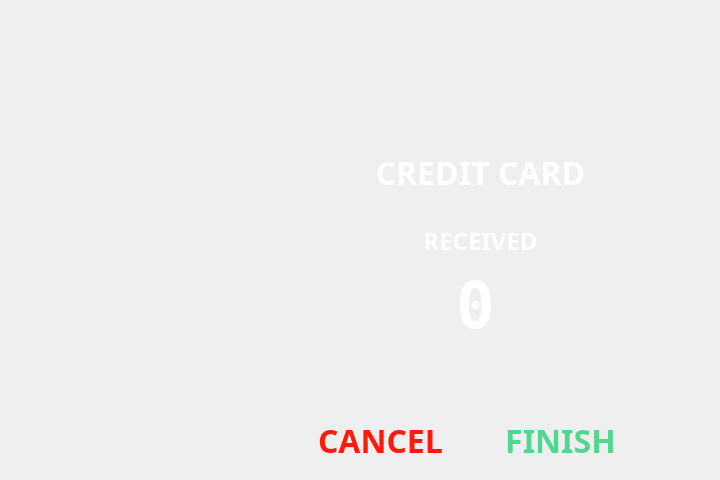
     <widget class="QWidget" name="page_card">
      <widget class="QLabel" name="creditcardLabel">
       <property name="geometry">
        <rect>
         <x>280</x>
         <y>150</y>
         <width>401</width>
         <height>41</height>
        </rect>
       </property>
       <property name="font">
        <font>
         <family>Avenir Next</family>
         <pointsize>24</pointsize>
         <weight>75</weight>
         <bold>true</bold>
        </font>
       </property>
       <property name="styleSheet">
        <string notr="true">color: rgb(255, 255, 255);
background-color: rgba(255, 255, 255, 0);</string>
       </property>
       <property name="text">
        <string>CREDIT CARD</string>
       </property>
       <property name="alignment">
        <set>Qt::AlignHCenter|Qt::AlignTop</set>
       </property>
      </widget>
      <widget class="QLabel" name="totalLabel_5">
       <property name="geometry">
        <rect>
         <x>380</x>
         <y>220</y>
         <width>201</width>
         <height>41</height>
        </rect>
       </property>
       <property name="font">
        <font>
         <family>Avenir Next</family>
         <pointsize>18</pointsize>
         <weight>75</weight>
         <bold>true</bold>
        </font>
       </property>
       <property name="styleSheet">
        <string notr="true">color: rgb(255, 255, 255);
background-color: rgba(255, 255, 255, 0);</string>
       </property>
       <property name="text">
        <string>RECEIVED</string>
       </property>
       <property name="alignment">
        <set>Qt::AlignCenter</set>
       </property>
      </widget>
      <widget class="QLabel" name="receiveCnt_card">
       <property name="geometry">
        <rect>
         <x>240</x>
         <y>260</y>
         <width>471</width>
         <height>91</height>
        </rect>
       </property>
       <property name="font">
        <font>
         <family>Inconsolata</family>
         <pointsize>48</pointsize>
         <weight>75</weight>
         <bold>true</bold>
        </font>
       </property>
       <property name="styleSheet">
        <string notr="true">color: rgb(255, 255, 255);</string>
       </property>
       <property name="text">
        <string>0</string>
       </property>
       <property name="alignment">
        <set>Qt::AlignCenter</set>
       </property>
      </widget>
      <widget class="QLabel" name="finishbn_card">
       <property name="geometry">
        <rect>
         <x>470</x>
         <y>410</y>
         <width>181</width>
         <height>61</height>
        </rect>
       </property>
       <property name="font">
        <font>
         <family>Avenir Next</family>
         <pointsize>24</pointsize>
         <weight>75</weight>
         <bold>true</bold>
        </font>
       </property>
       <property name="styleSheet">
        <string notr="true">color: rgb(80,216,144);
background-color:rgba(0, 255, 0, 0);</string>
       </property>
       <property name="text">
        <string>FINISH</string>
       </property>
       <property name="alignment">
        <set>Qt::AlignCenter</set>
       </property>
       <property name="margin">
        <number>0</number>
       </property>
       <property name="indent">
        <number>-1</number>
       </property>
      </widget>
      <widget class="QLabel" name="cancelbn_card">
       <property name="geometry">
        <rect>
         <x>290</x>
         <y>410</y>
         <width>181</width>
         <height>61</height>
        </rect>
       </property>
       <property name="font">
        <font>
         <family>Avenir Next</family>
         <pointsize>24</pointsize>
         <weight>75</weight>
         <bold>true</bold>
        </font>
       </property>
       <property name="styleSheet">
        <string notr="true">color: rgb(255, 26, 9);
background-color: rgba(255, 0, 15, 0);</string>
       </property>
       <property name="text">
        <string>CANCEL</string>
       </property>
       <property name="alignment">
        <set>Qt::AlignCenter</set>
       </property>
       <property name="margin">
        <number>0</number>
       </property>
       <property name="indent">
        <number>-1</number>
       </property>
      </widget>
     </widget>
